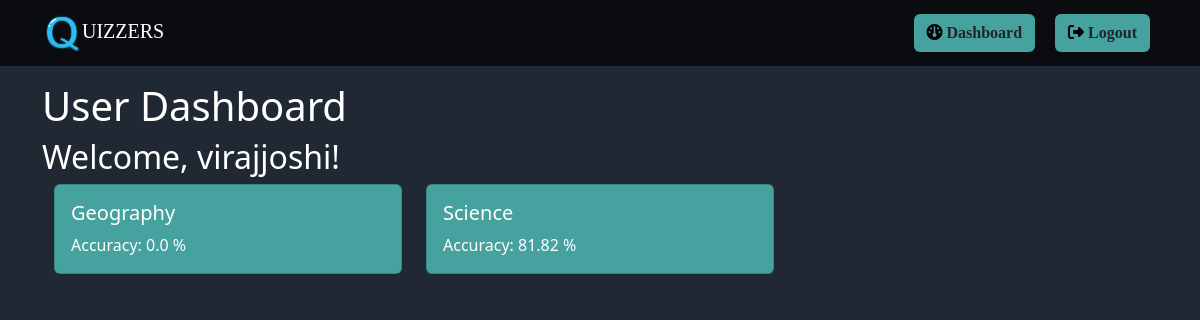
The page /user_dashboard/ (signed in) on the database its author committed.
### home/models.py (models this page shows, shortened)
class BaseModel(models.Model):
    uid= models.UUIDField(primary_key=True,default=uuid.uuid4)
    created_at= models.DateField(auto_now_add= True)
    updated_at= models.DateField(auto_now= True)
    class Meta:
        abstract= True

class Category(BaseModel):
    category_name= models.CharField(max_length= 100)
    image = models.ImageField(upload_to='category_images/', null=True, blank=True)

### home/views.py (the view)
# urls.py: path('user_dashboard/', login_required(views.user_dashboard), name='user_dashboard'),
def user_dashboard(request):
    user_scores = UserQuizScore.objects.filter(user=request.user)
    quiz_submissions = UserSubmission.objects.filter(user=request.user)
    category_scores = {score.category.category_name: score.score for score in user_scores}
    quiz_results = [{'category': submission.category, 'score': submission.score} for submission in quiz_submissions]
    category_percentages = {}
    for category in category_scores:
        total_marks_possible = Question.objects.filter(category__category_name=category).aggregate(sum_marks=models.Sum('marks'))['sum_marks']
        if total_marks_possible:
            percentage = (category_scores[category] / total_marks_possible) * 100
            category_percentages[category] = round(percentage, 2)
        else:
            category_percentages[category] = 0.0  # Set to 0 if there are no marks possible for the category
    context = {
        'user_scores': category_scores,
        'quiz_results': quiz_results,
        'category_percentages': category_percentages,
    }
    return render(request, 'dashboard.html', context)

### home/templates/dashboard.html (shortened to what this page needs)
<!DOCTYPE html>
<html lang="en">
<head>
    <link href="https://cdn.jsdelivr.net/npm/bootstrap@5.3.2/dist/css/bootstrap.min.css" rel="stylesheet"
>
</head>
<body style="background-color: #202833;">
    {% extends 'base.html' %}
    {% block content %}
    <h1 style="color: white;">User Dashboard</h1>
    <h2 style="color: white;">Welcome, {{ user.username }}!</h2>
    <div class="container">
        <div class="row">
            {% for category, percentage in category_percentages.items %}
            <div class="col-md-4">
                <div class="card mb-3" style="background-color: #46a29f;">
                    <div class="card-body">
                        <h5 class="card-title" style="color: white;">{{ category }}</h5>
                        <p class="card-text" style="color: white;">Accuracy: {{ percentage }} %</p>
                    </div>
                </div>
            </div>
            {% endfor %}
        </div>
    </div>
    {% endblock %}

### rows shown on the page
Category: category_percentages "Geography"
Category: category_percentages "Science"

### other values the page prints
{{ user.username }} "virajjoshi"
{{ percentage }} "0.0" "81.82"
